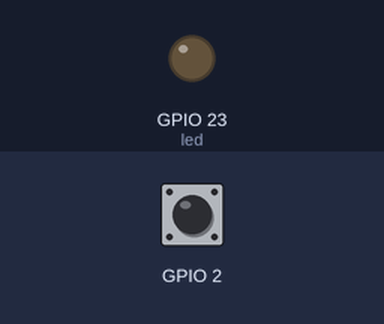
A sketch run on a simulated ESP32. On the bench: output pins drawn as LEDs (lit = HIGH). Inputs (shaded band) come from the test bench; at power-on: GPIO 2 HIGH. What the sketch prints to the serial monitor is not drawn.

Above: at 1.2 s.
1.3 s: GPIO 2 pulled LOW for 0.15 s
At 1.37 s:
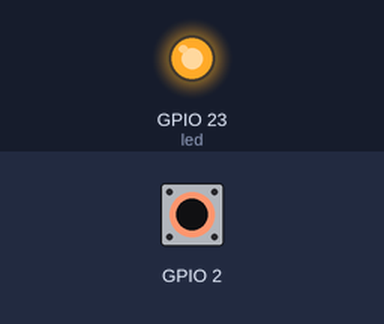
2.9 s: GPIO 2 pulled LOW for 3.2 s
At 6.8 s:
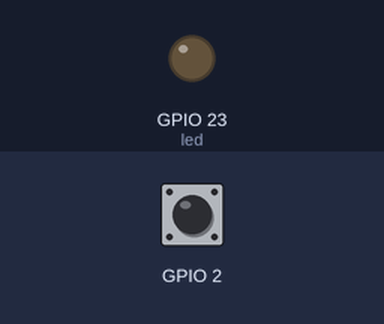
Timing chart, 0 to 8.3 s (numbered marks = the images above; inputs shaded):
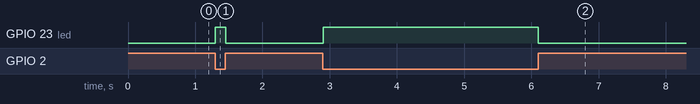

The sketch:

4_touch_sensitive_LED.ino
```cpp
//Program to use the Touch read function to control an LED
int led = 23;
int touch;
void setup() {
  // put your setup code here, to run once:
  Serial.begin(115200);
  pinMode(led, OUTPUT);
}

void loop() {
  // put your main code here, to run repeatedly:
  touch = touchRead(2);
  Serial.println(touch);
  if (touch <= 20) {
    digitalWrite(led, HIGH);
  }
  else {
    digitalWrite(led, LOW);
  }
}


////Program to use the Touch read function / threshold to control an LED
//int led = 23;
//int touchValue;
//int threshold =20;
//
//void setup() {
//  // put your setup code here, to run once:
//  Serial.begin(115200);
//  pinMode(led, OUTPUT);
//}
//
//void loop() {
//  // put your main code here, to run repeatedly:
//  touchValue = touchRead(2);
//  Serial.println(touchValue);
//  if (touchValue < threshold) {
//    digitalWrite(led, HIGH);
//  } else{
//    digitalWrite(led, LOW);
//  }
//}
```

Measured:
- after the input at 1.3 s, GPIO 23 (led): LOW → HIGH at once, → LOW 0.15 s later
- after the input at 2.9 s, GPIO 23 (led): LOW → HIGH at once, → LOW 3.2 s later
